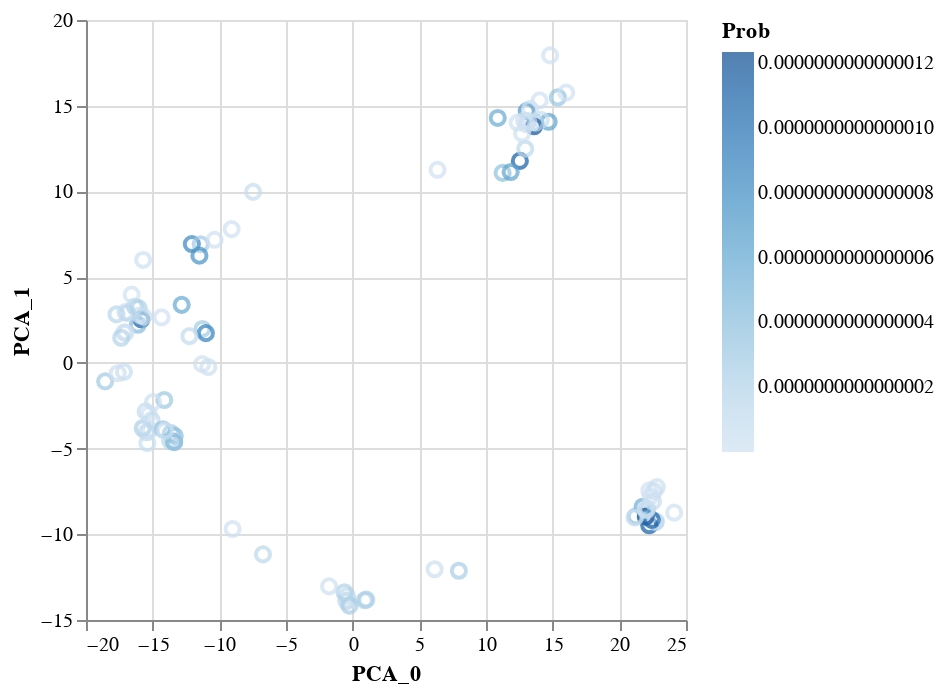
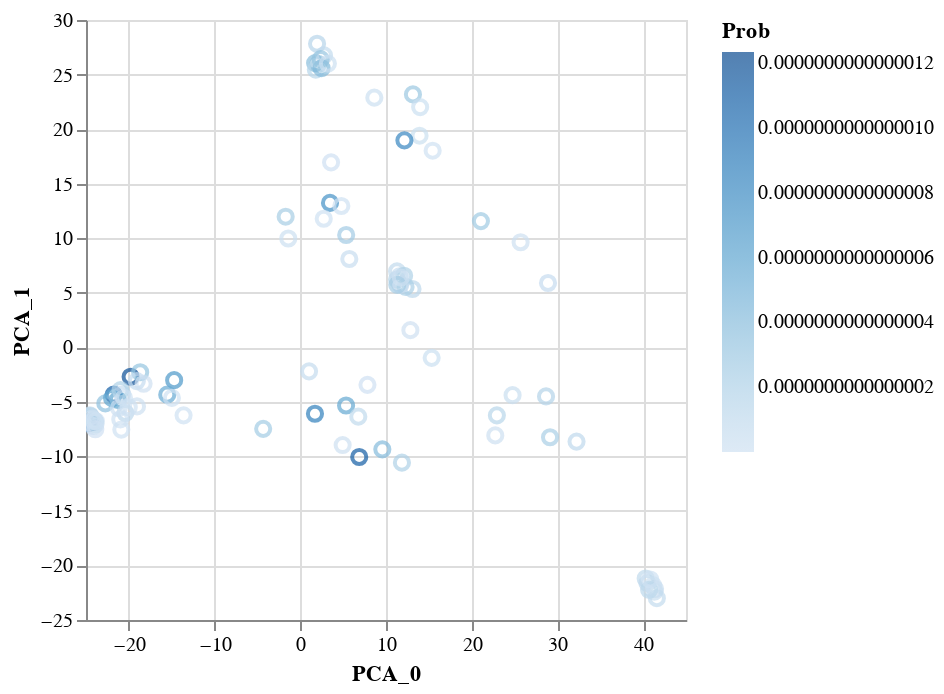

These figures' notebook cell, in order:
### Code cell
from sklearn.decomposition import PCA
import pandas as pd
import altair as alt


def graph_embeds(candidates, embed_func):
    idxs = []
    texts = []
    probs = []
    embeds = []
    for idx, candidate in enumerate(candidates):
        idxs.append(idx)
        text = tokenizer.decode(candidate.sequence[0])
        texts.append(text)
        probs.append(candidate.prob)
        embeds.append(embed_func(text))
            
    pca = PCA(n_components=2)
    pca_embeds = pca.fit_transform(torch.stack(embeds).float().numpy())
        
    data = pd.DataFrame({
        'Idx': idxs,
        'Text': texts,
        'Prob': probs,
        'PCA_0': map(lambda p: p[0], pca_embeds),
        'PCA_1': map(lambda p: p[1], pca_embeds),
    })
    
    display(data)
    
    display(alt.Chart(data).mark_point(size=50).encode(
        x='PCA_0',
        y='PCA_1',
        color='Prob',
        tooltip=['Idx', 'Prob', 'Text']
    ).interactive())
    
graph_embeds(candidates, lambda x: embed(x, prompt_prefix=''))
graph_embeds(candidates, lambda x: embed(x, prompt_prefix='What is the format of this text?'))
